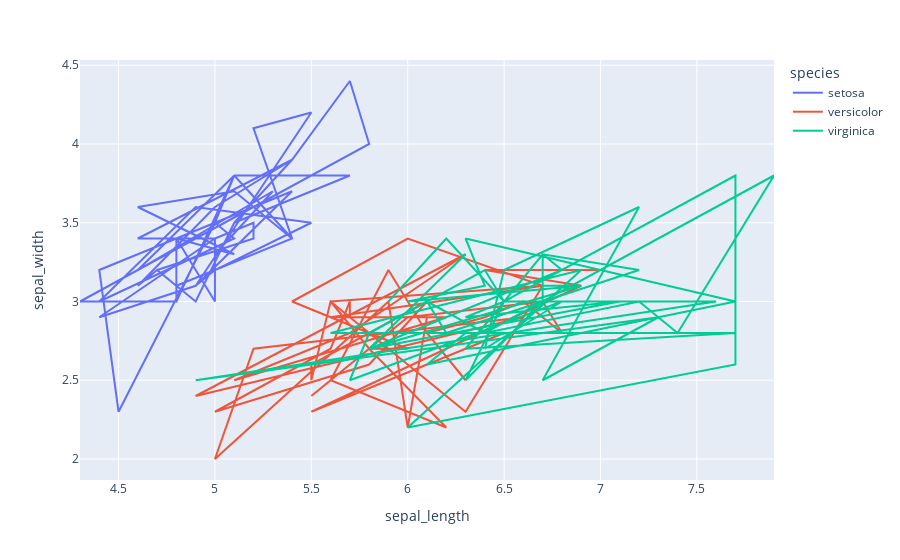

Here is the notebook cell this chart was saved with:
### Code cell
fig2=px.line(iris, x="sepal_length", y="sepal_width", color="species")
fig2.show()

### Figure 1 — Plotly figure (JSON) as saved in the notebook; plotly's stock layout.template omitted (floating-point values rounded to 4 significant figures)
{"data": [{"hovertemplate": "species=setosa<br>sepal_length=%{x}<br>sepal_width=%{y}<extra></extra>", "legendgroup": "setosa", "line": {"color": "#636efa", "dash": "solid"}, "marker": {"symbol": "circle"}, "mode": "lines", "name": "setosa", "orientation": "v", "showlegend": true, "type": "scatter", "x": [5.1, 4.9, 4.7, 4.6, 5, 5.4, 4.6, 5, 4.4, 4.9, 5.4, 4.8, 4.8, 4.3, 5.8, 5.7, 5.4, 5.1, 5.7, 5.1, 5.4, 5.1, 4.6, 5.1, 4.8, 5, 5, 5.2, 5.2, 4.7, 4.8, 5.4, 5.2, 5.5, 4.9, 5, 5.5, 4.9, 4.4, 5.1, 5, 4.5, 4.4, 5, 5.1, 4.8, 5.1, 4.6, 5.3, 5], "xaxis": "x", "y": [3.5, 3, 3.2, 3.1, 3.6, 3.9, 3.4, 3.4, 2.9, 3.1, 3.7, 3.4, 3, 3, 4, 4.4, 3.9, 3.5, 3.8, 3.8, 3.4, 3.7, 3.6, 3.3, 3.4, 3, 3.4, 3.5, 3.4, 3.2, 3.1, 3.4, 4.1, 4.2, 3.1, 3.2, 3.5, 3.6, 3, 3.4, 3.5, 2.3, 3.2, 3.5, 3.8, 3, 3.8, 3.2, 3.7, 3.3], "yaxis": "y"}, {"hovertemplate": "species=versicolor<br>sepal_length=%{x}<br>sepal_width=%{y}<extra></extra>", "legendgroup": "versicolor", "line": {"color": "#EF553B", "dash": "solid"}, "marker": {"symbol": "circle"}, "mode": "lines", "name": "versicolor", "orientation": "v", "showlegend": true, "type": "scatter", "x": [7, 6.4, 6.9, 5.5, 6.5, 5.7, 6.3, 4.9, 6.6, 5.2, 5, 5.9, 6, 6.1, 5.6, 6.7, 5.6, 5.8, 6.2, 5.6, 5.9, 6.1, 6.3, 6.1, 6.4, 6.6, 6.8, 6.7, 6, 5.7, 5.5, 5.5, 5.8, 6, 5.4, 6, 6.7, 6.3, 5.6, 5.5, 5.5, 6.1, 5.8, 5, 5.6, 5.7, 5.7, 6.2, 5.1, 5.7], "xaxis": "x", "y": [3.2, 3.2, 3.1, 2.3, 2.8, 2.8, 3.3, 2.4, 2.9, 2.7, 2, 3, 2.2, 2.9, 2.9, 3.1, 3, 2.7, 2.2, 2.5, 3.2, 2.8, 2.5, 2.8, 2.9, 3, 2.8, 3, 2.9, 2.6, 2.4, 2.4, 2.7, 2.7, 3, 3.4, 3.1, 2.3, 3, 2.5, 2.6, 3, 2.6, 2.3, 2.7, 3, 2.9, 2.9, 2.5, 2.8], "yaxis": "y"}, {"hovertemplate": "species=virginica<br>sepal_length=%{x}<br>sepal_width=%{y}<extra></extra>", "legendgroup": "virginica", "line": {"color": "#00cc96", "dash": "solid"}, "marker": {"symbol": "circle"}, "mode": "lines", "name": "virginica", "orientation": "v", "showlegend": true, "type": "scatter", "x": [6.3, 5.8, 7.1, 6.3, 6.5, 7.6, 4.9, 7.3, 6.7, 7.2, 6.5, 6.4, 6.8, 5.7, 5.8, 6.4, 6.5, 7.7, 7.7, 6, 6.9, 5.6, 7.7, 6.3, 6.7, 7.2, 6.2, 6.1, 6.4, 7.2, 7.4, 7.9, 6.4, 6.3, 6.1, 7.7, 6.3, 6.4, 6, 6.9, 6.7, 6.9, 5.8, 6.8, 6.7, 6.7, 6.3, 6.5, 6.2, 5.9], "xaxis": "x", "y": [3.3, 2.7, 3, 2.9, 3, 3, 2.5, 2.9, 2.5, 3.6, 3.2, 2.7, 3, 2.5, 2.8, 3.2, 3, 3.8, 2.6, 2.2, 3.2, 2.8, 2.8, 2.7, 3.3, 3.2, 2.8, 3, 2.8, 3, 2.8, 3.8, 2.8, 2.8, 2.6, 3, 3.4, 3.1, 3, 3.1, 3.1, 3.1, 2.7, 3.2, 3.3, 3, 2.5, 3, 3.4, 3], "yaxis": "y"}], "layout": {"legend": {"title": {"text": "species"}, "tracegroupgap": 0}, "margin": {"t": 60}, "xaxis": {"anchor": "y", "domain": [0, 1], "title": {"text": "sepal_length"}}, "yaxis": {"anchor": "x", "domain": [0, 1], "title": {"text": "sepal_width"}}}}
